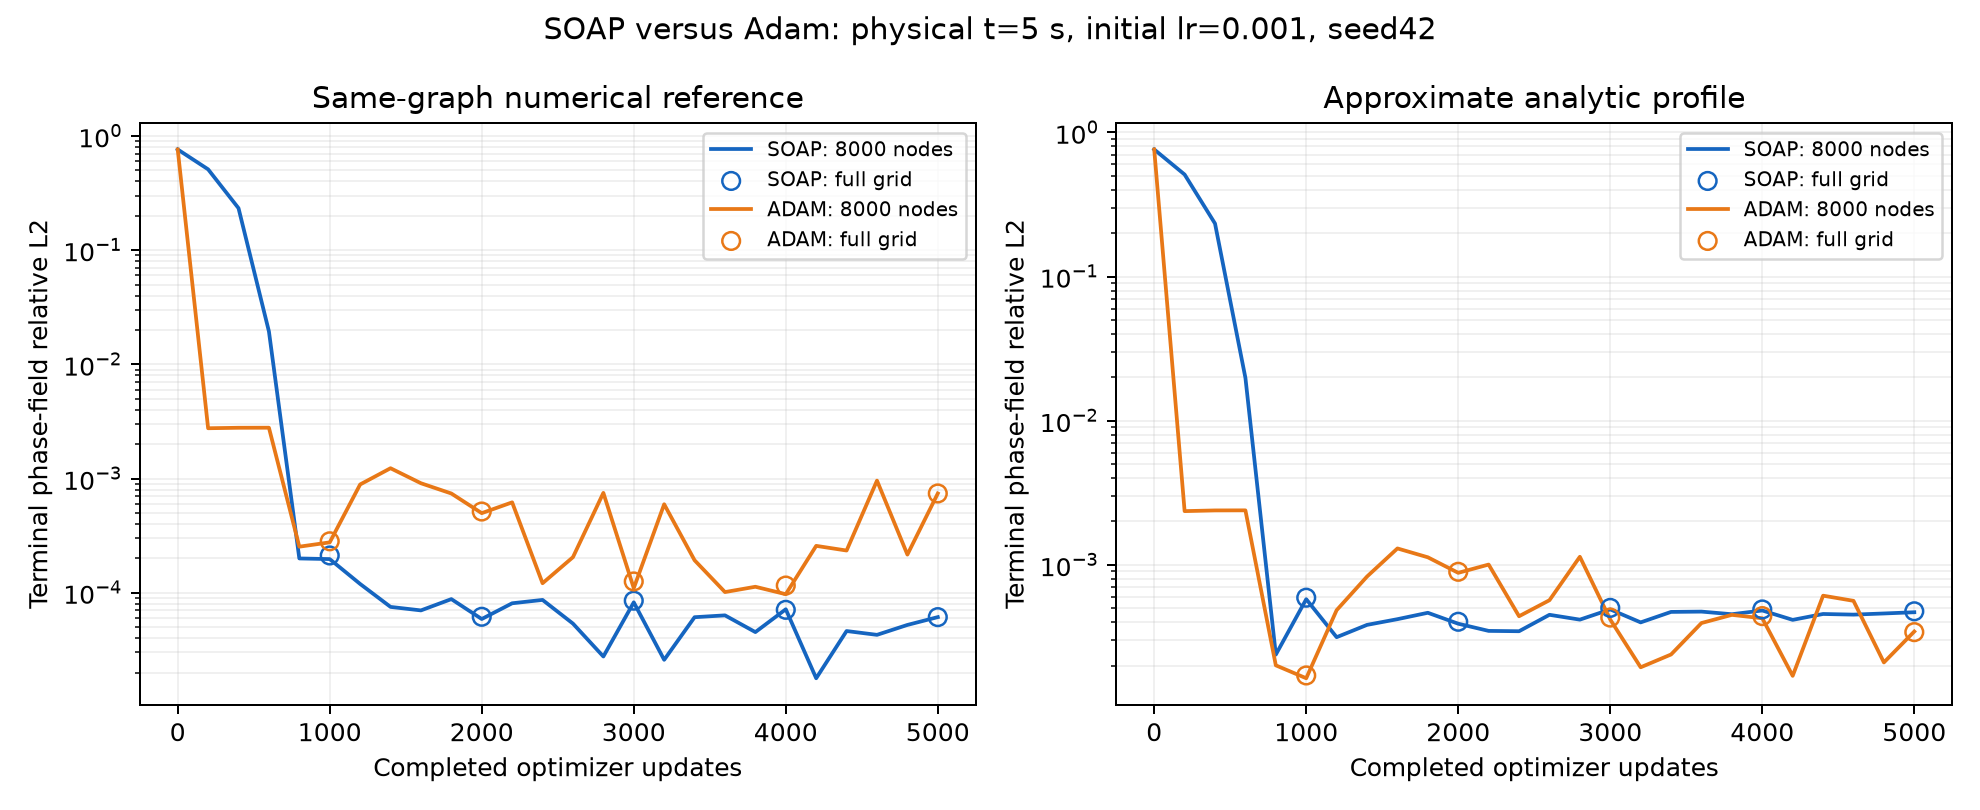

Here is the Python script that generated this plot:
"""Compare direct-path SOAP/Adam checkpoints at the revised common budget."""
import json
import inspect
from importlib.metadata import version
from datetime import datetime
from pathlib import Path
import re

import equinox as eqx
import jax
import jax.numpy as jnp
import matplotlib
matplotlib.use('Agg')
import matplotlib.pyplot as plt
from ml_collections import ConfigDict
import numpy as np
import optax

from examples.icemelting3d.accuracy import _crossing
from examples.icemelting3d.train import _build_phase_network

jax.config.update('jax_default_matmul_precision','highest')
output=Path('reports/icemelting-soap-adam-5s-20261024')
launch=json.loads((output/'launch.json').read_text())
assert launch['status']=='complete_at_revised_budget'
archive=Path('docs/tasks/archive')
ref_path=Path('reports/icemelting-weak-prior-20261024/reference.npz')
with np.load(ref_path,allow_pickle=False) as data:
    ref={key:data[key] for key in data.files}
assert json.loads(str(ref['identity']))['nondim']['T_c']==5.
n=128
fold=(np.abs(np.arange(n)-(n-1)/2)-.5).astype(int)
truth=ref['phi'][-1][np.ix_(fold,fold,fold)].swapaxes(0,1)  # Production meshgrid uses xy ordering.
axis=np.asarray(jnp.linspace(0.,1.,n))
predict=eqx.filter_jit(lambda net,x:jax.vmap(net,in_axes=(0,None))(x,jnp.float32(1.))[:,0])
report={'physical_terminal_s':5.,'updates':5000,'lr_init':.001,'seed':42,
        'reference_path':str(ref_path.resolve()),'runs':{},
        'scope':'Configured SOAP versus configured Adam at shared lr, not separately tuned optima',
        'budget_note':'SOAP was stopped after a user budget reduction; only its5000-step checkpoint/history/timing are compared.'}
report['optax_version']=version('optax')
report['adam_defaults']={key:inspect.signature(optax.adam).parameters[key].default
                         for key in ['b1','b2','eps','eps_root','nesterov']}
configs=[]
initial_models=[]
fig,axes=plt.subplots(1,2,figsize=(11,4.5))

def timing(log_path):
    start=None
    end=None
    clock={}
    records=[]
    for line in log_path.read_text().splitlines():
        match=re.match(r'^[IWEF](\d{4}) (\d\d:\d\d:\d\d\.\d+)',line)
        if not match:
            continue
        stamp=datetime.strptime('2026'+match[1]+' '+match[2],'%Y%m%d %H:%M:%S.%f').timestamp()
        if 'Initial L2:' in line:
            start=stamp
            clock[0]=stamp
        m=re.search(r'L2 update (\d+):',line)
        if m and int(m[1])<=5000:
            clock[int(m[1])]=stamp
        m=re.search(r'\]\s+(\d+): total=',line)
        if m and int(m[1])<=5000:
            records.append((int(m[1]),stamp))
        if 'Checkpoint saved:' in line and 'ckpt_005000.eqx' in line:
            end=stamp
    assert start is not None and end is not None
    seconds=[(t2-t1)/(s2-s1) for (s1,t1),(s2,t2) in zip(records,records[1:])
             if s2-s1==20 and s1%200!=0]
    return {'seconds_to_5000_checkpoint_after_initial_eval':end-start,
            'median_update_ms_excluding_eval_boundaries':float(np.median(seconds)*1000),
            'elapsed_to_eval_s':{str(step):value-start for step,value in clock.items()}}

for spec,color in zip(launch['runs'],['#1565c0','#e87817']):
    name=spec['optimizer']
    directory=Path(spec['run_dir'])
    c=ConfigDict(json.loads((directory/'config.json').read_text()))
    assert c.nondim.T_c==5. and c.train.lr_init==.001
    configs.append(c.to_dict())
    history=[json.loads(line) for line in (directory/'metrics.jsonl').read_text().splitlines()]
    history=[row for row in history if row['step']<=5000]
    endpoint=next(row for row in history if row['step']==5000)
    assert endpoint['full_grid_points']==n**3
    template=_build_phase_network(c,jax.random.split(jax.random.PRNGKey(c.train.seed))[0])
    initial=eqx.tree_deserialise_leaves(directory/'model_initial.eqx',template)
    assert eqx.tree_equal(initial,template)
    initial_models.append(initial)
    checkpoint=directory/'ckpt_005000.eqx'
    model=eqx.tree_deserialise_leaves(checkpoint,template)
    pred=np.empty(n**3,dtype=np.float32)
    for start in range(0,n**3,32768):
        ijk=np.stack(np.unravel_index(np.arange(start,start+32768),(n,n,n)),axis=1)
        points=axis[ijk[:,[1,0,2]]]
        pred[start:start+32768]=np.asarray(predict(model,jnp.asarray(points)))
    pred=pred.reshape(n,n,n)
    error=pred.astype(np.float64)-truth
    rel=float(np.linalg.norm(error)/np.linalg.norm(truth))
    assert np.isclose(rel,endpoint['graph_terminal_full_rel_l2'],rtol=2e-3,atol=2e-7),(name,rel,endpoint)
    k=n//2
    rays=[pred[k,k:,k],pred[k,:k,k][::-1],pred[k:,k,k],pred[:k,k,k][::-1],pred[k,k,k:],pred[k,k,:k][::-1]]
    reference_radius,reference_width=_crossing(ref['axis'],ref['phi'][-1,:,0,0])
    radii,widths=zip(*[_crossing(ref['axis'],ray) for ray in rays])
    assert all(radius is not None for radius in radii)
    full=[row for row in history if row['full_grid_points'] is not None and row['step']>0]
    times=timing(Path(spec['stdout']))
    row={'run_dir':str(directory),'checkpoint':str(checkpoint),'config':c.to_dict(),
         'history':history,'endpoint':endpoint,'timing':times,
         'independent_terminal_graph_rel_l2':rel,
         'phase_max_error':float(np.max(np.abs(error))),
         'interface_mae':float(np.mean(np.abs(error[np.abs(truth)<.9]))),
         'solid_fraction_rel_l2':float(np.linalg.norm(error)/np.linalg.norm(truth+1.)),
         'radius_axes':radii,'width_axes':widths,'reference_radius':reference_radius,'reference_width':reference_width,
         'max_radius_relative_error':float(np.max(np.abs(np.asarray(radii)/reference_radius-1))),
         'last_five_full_graph_rel_l2':[r['graph_terminal_full_rel_l2'] for r in full[-5:]],
         'initial_checkpoint_matches_fresh_builder':True}
    tail=[r['graph_terminal_rel_l2'] for r in history if r['step']>=4000]
    row['last_1000_updates_sample_graph_median']=float(np.median(tail))
    row['last_1000_updates_sample_graph_range']=[float(min(tail)),float(max(tail))]
    row['last_five_full_graph_median']=float(np.median(row['last_five_full_graph_rel_l2']))
    report['runs'][name]=row
    for ax,kind in zip(axes,['graph','analytic']):
        ax.semilogy([r['step'] for r in history],[r[f'{kind}_terminal_rel_l2'] for r in history],
                    color=color,label=f'{name.upper()}: 8000 nodes',lw=1.5)
        ax.scatter([r['step'] for r in full],[r[f'{kind}_terminal_full_rel_l2'] for r in full],
                   edgecolors=color,facecolors='none',s=50,zorder=4,label=f'{name.upper()}: full grid')
    print(name,'graph L2=',rel,'timing=',times['seconds_to_5000_checkpoint_after_initial_eval'],
          'max radius error=',row['max_radius_relative_error'],flush=True)

def differences(a,b,prefix=''):
    result=[]
    for key in a:
        path=prefix+'.'+key if prefix else key
        if isinstance(a[key],dict):
            result.extend(differences(a[key],b[key],path))
        elif a[key]!=b[key]:
            result.append(path)
    return result

changed=differences(*configs)
assert set(changed)=={'train.optimizer','train.iterations','log.run_name'},changed
assert eqx.tree_equal(*initial_models)
report['config_differences']=changed
report['initial_models_identical']=True
report['configured_update_limits_note']='SOAP saved its original20000-update limit before interruption; both selected states are at5000; the schedule does not depend on that limit.'
report['adam_over_soap_terminal_graph_l2']=report['runs']['adam']['independent_terminal_graph_rel_l2']/report['runs']['soap']['independent_terminal_graph_rel_l2']
ref_axis=ref['axis']
radius=np.sqrt(ref_axis[:,None,None]**2+ref_axis[None,:,None]**2+ref_axis[None,None,:]**2)
radius0=c.physical.R0/c.nondim.L_c
speed=c.physical.lam*c.nondim.T_c/c.nondim.L_c
analytic=np.tanh((radius0-speed-radius)/(np.sqrt(2)*c.physical.eps_star))
norm_ref=8*np.sum(ref['phi'][-1]**2)
norm_analytic=8*np.sum(analytic**2)
bias=8*np.sum((ref['phi'][-1]-analytic)**2)
report['graph_reference_versus_analytic_rel_l2']=float(np.sqrt(bias/norm_analytic))
for row in report['runs'].values():
    graph_sse=row['endpoint']['graph_terminal_full_rel_l2']**2*norm_ref
    analytic_sse=row['endpoint']['analytic_terminal_full_rel_l2']**2*norm_analytic
    row['error_cosine_with_reference_minus_analytic']=float((analytic_sse-graph_sse-bias)/(2*np.sqrt(graph_sse*bias)))
for ax,title in zip(axes,['Same-graph numerical reference','Approximate analytic profile']):
    ax.set_title(title)
    ax.set_xlabel('Completed optimizer updates')
    ax.set_ylabel('Terminal phase-field relative L2')
    ax.grid(True,which='both',alpha=.18)
    ax.legend(fontsize=8)
fig.suptitle('SOAP versus Adam: physical t=5 s, initial lr=0.001, seed42')
fig.tight_layout()
fig.savefig(archive/'icemelting-soap-adam-5s.png',dpi=180)
plt.close(fig)
(archive/'icemelting-soap-adam-5s.json').write_text(json.dumps(report,indent=2,allow_nan=False)+'\n')
print('Adam/SOAP endpoint L2 ratio:',report['adam_over_soap_terminal_graph_l2'],flush=True)
